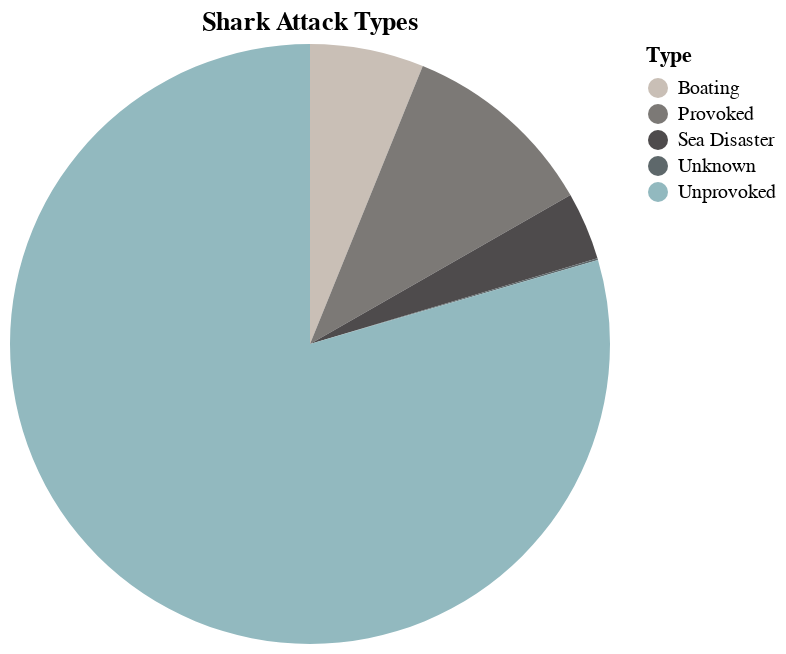

Notebook code cell kept with this figure:
### Code cell
type_chart = alt.Chart(attack_types, title = "Shark Attack Types").mark_arc().encode(
    theta = 'counts',
    color = 'Type:N'
    #color = alt.Color('Type').scale(domain = 'Type', range = color_scheme)
).configure_range(
    category={'scheme': color_scheme}
)

type_chart

### Figure 1 — Vega-Lite specification as saved in the notebook (floating-point values rounded to 4 significant figures)
{"config": {"view": {"continuousWidth": 300, "continuousHeight": 300}, "range": {"category": {"scheme": ["#e9dfd7", "#c3b8af", "#595959", "#423d3e", "#97bfc5", "#799ba0"]}}}, "data": {"name": "data-2415fdd57087816957eb88297ea57dd8"}, "mark": {"type": "arc"}, "encoding": {"color": {"field": "Type", "type": "nominal"}, "theta": {"field": "counts", "type": "quantitative"}}, "title": "Shark Attack Types", "$schema": "https://vega.github.io/schema/vega-lite/v5.14.1.json", "datasets": {"data-2415fdd57087816957eb88297ea57dd8": [{"Type": "Boating", "counts": 312}, {"Type": "Provoked", "counts": 539}, {"Type": "Sea Disaster", "counts": 186}, {"Type": "Unknown", "counts": 5}, {"Type": "Unprovoked", "counts": 4044}]}}
